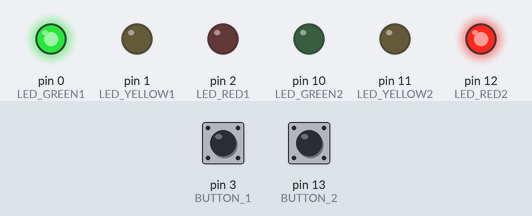
This sketch was run on a simulated Arduino Uno, built with avr-gcc and run on an emulated ATmega328P. On the bench: output pins drawn as LEDs (lit = HIGH). Dashed ring = blinking. The test bench sets the inputs (shaded band); at power-on: pin 3 (BUTTON_1) LOW, pin 13 (BUTTON_2) LOW.

Above: at 1.2 s.
1.3 s: pin 3 (BUTTON_1) pulled HIGH for 1 s
At 1.7 s:
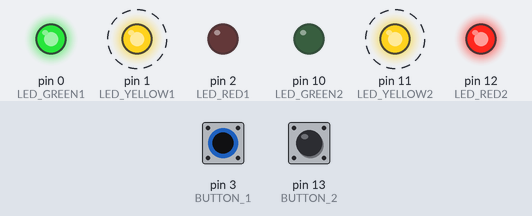
4.1 s: pin 13 (BUTTON_2) pulled HIGH for 3.2 s
At 8.5 s:
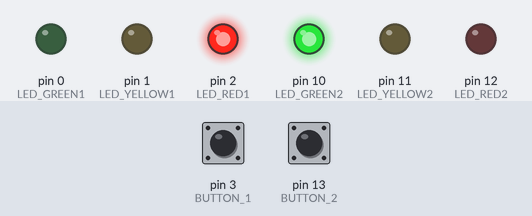
8.8 s: pin 3 (BUTTON_1) pulled HIGH for 0.15 s
At 9.3 s:
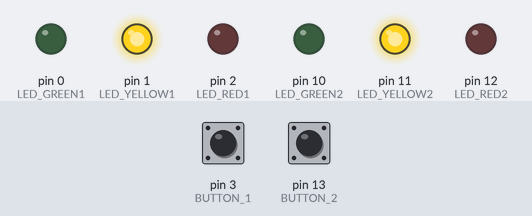
10.9 s: pin 3 (BUTTON_1) pulled HIGH for 3.2 s
At 15.2 s:
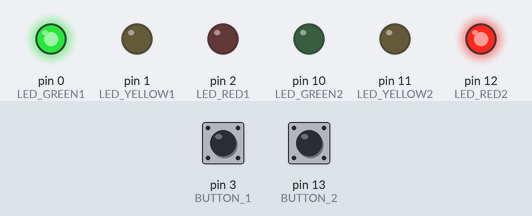
Timing chart, 0 to 16.6 s (numbered marks = the images above; inputs shaded):
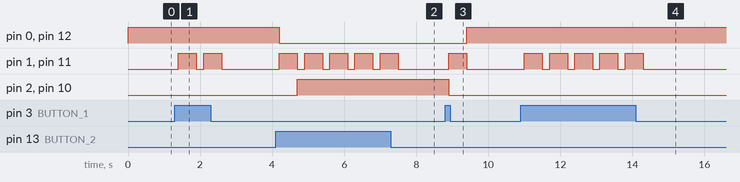

The sketch:

sketch.ino
```cpp
/*
Autor: Kacper Misiek
*/


#define LED_RED1 2
#define LED_YELLOW1 1
#define LED_GREEN1 0
#define LED_RED2 12
#define LED_YELLOW2 11
#define LED_GREEN2 10


#define BUTTON_1 3
#define BUTTON_2 13

#define YELLOW_LIGHT_DELAY 500
#define SWITCH_LIGHT_DELAY 100


void setup() {
  pinMode(LED_RED1, OUTPUT);
  pinMode(LED_YELLOW1, OUTPUT);
  pinMode(LED_GREEN1, OUTPUT);
  pinMode(LED_RED2, OUTPUT);
  pinMode(LED_YELLOW2, OUTPUT);
  pinMode(LED_GREEN2, OUTPUT);

  pinMode(BUTTON_1, INPUT);
  pinMode(BUTTON_2, INPUT);

  digitalWrite(LED_GREEN1, HIGH);
  digitalWrite(LED_RED2, HIGH);


}

void loop() {
    delay(100);
    if (digitalRead(BUTTON_2) == HIGH){
      delay(SWITCH_LIGHT_DELAY);
      digitalWrite(LED_GREEN1, LOW);
      digitalWrite(LED_RED2, LOW);

      digitalWrite(LED_YELLOW1, HIGH);
      digitalWrite(LED_YELLOW2, HIGH);

      delay(YELLOW_LIGHT_DELAY);

      digitalWrite(LED_YELLOW1, LOW);
      digitalWrite(LED_YELLOW2, LOW);

      digitalWrite(LED_RED1, HIGH);
      digitalWrite(LED_GREEN2, HIGH);
    }

    if (digitalRead(BUTTON_1) == HIGH){
      delay(SWITCH_LIGHT_DELAY);

      digitalWrite(LED_GREEN2, LOW);
      digitalWrite(LED_RED1, LOW);

      digitalWrite(LED_YELLOW2, HIGH);
      digitalWrite(LED_YELLOW1, HIGH);

      delay(YELLOW_LIGHT_DELAY);

      digitalWrite(LED_YELLOW2, LOW);
      digitalWrite(LED_YELLOW1, LOW);

      digitalWrite(LED_RED2, HIGH);
      digitalWrite(LED_GREEN1, HIGH);

    }

}
```

Measured:
- after the input at 1.3 s, pin 1 (LED_YELLOW1), pin 11 (LED_YELLOW2): alternates HIGH for 0.50 s and LOW for 0.20 s, 4 changes in all, then stays LOW, starting after 0.10 s
- after the input at 4.1 s, pin 0 (LED_GREEN1), pin 12 (LED_RED2): HIGH → LOW after 0.10 s; pin 1 (LED_YELLOW1), pin 11 (LED_YELLOW2): alternates HIGH for 0.50 s and LOW for 0.20 s, 10 changes in all, then stays LOW, starting after 0.10 s; pin 2 (LED_RED1), pin 10 (LED_GREEN2): LOW → HIGH after 0.60 s
- after the input at 8.8 s, pin 0 (LED_GREEN1), pin 12 (LED_RED2): LOW → HIGH after 0.60 s; pin 1 (LED_YELLOW1), pin 11 (LED_YELLOW2): LOW → HIGH after 0.10 s, → LOW 0.50 s later; pin 2 (LED_RED1), pin 10 (LED_GREEN2): HIGH → LOW after 0.10 s
- after the input at 10.9 s, pin 1 (LED_YELLOW1), pin 11 (LED_YELLOW2): alternates HIGH for 0.50 s and LOW for 0.20 s, 10 changes in all, then stays LOW, starting after 0.10 s
